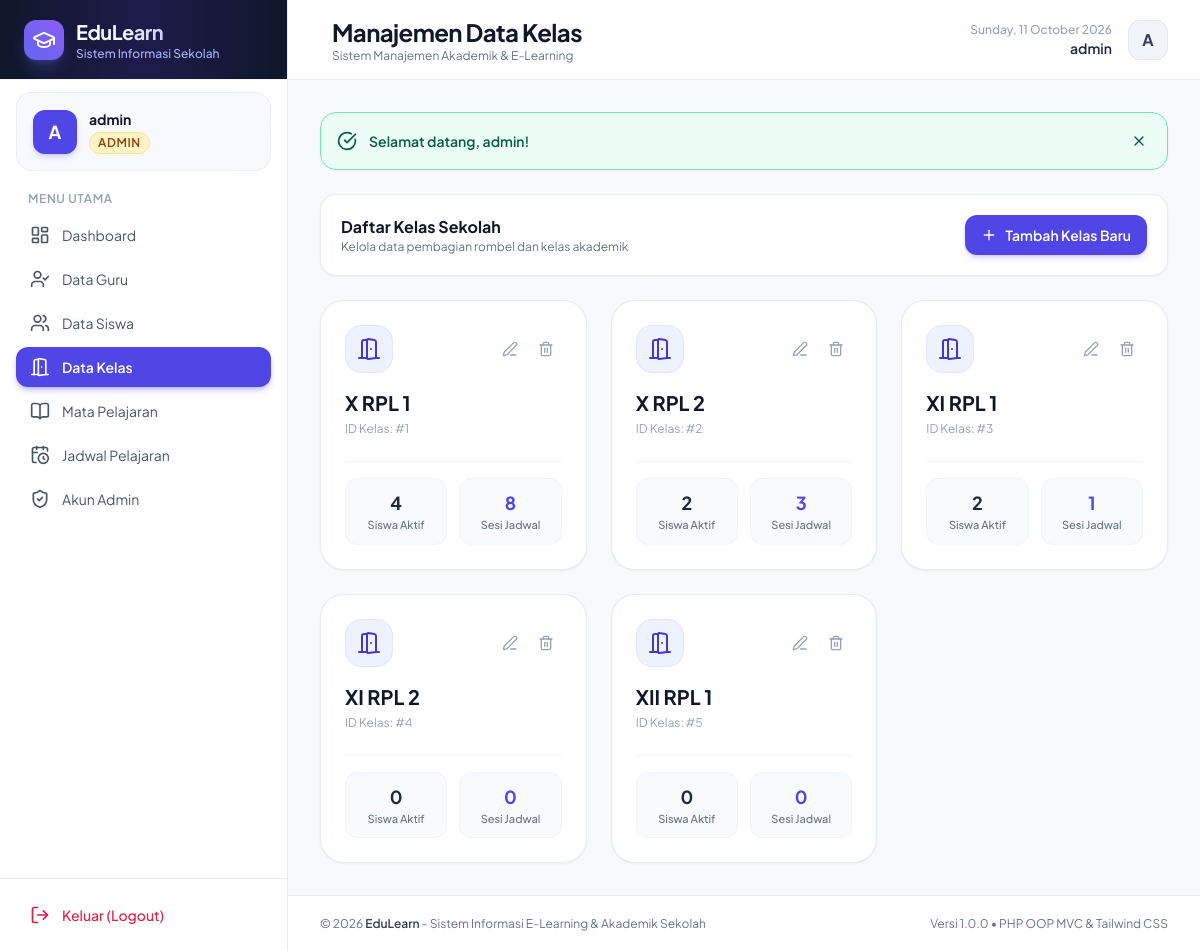
/admin/kelas (signed in), run on the app's committed database.
### tables this page shows
CREATE TABLE `kelas` (
    `id_kelas` INT AUTO_INCREMENT PRIMARY KEY,
    `nama` VARCHAR(50) NOT NULL,
    `created_at` TIMESTAMP DEFAULT CURRENT_TIMESTAMP
);

### app/controllers/AdminController.php (called while the page is built, shortened)
<?php
require_once __DIR__ . '/../core/Controller.php';
class AdminController extends Controller {
    public function kelas() {
        $kelasModel = $this->model('Kelas');
        $kelasList = $kelasModel->getAllWithStats();
        $this->view('admin/kelas', [
            'title' => 'Manajemen Data Kelas',
            'kelasList' => $kelasList
        ]);
    }
}

### app/core/App.php (called while the page is built, shortened)
<?php
class App {
    protected string $method = 'index';
    public function __construct() {
        $url = $this->parseUrl();
        $targetController = ucfirst(strtolower($url[0])) . 'Controller';
        $controllerFile = __DIR__ . '/../controllers/' . $targetController . '.php';
        if (file_exists($controllerFile)) {
            unset($url[0]);
        } else {
            $this->render404("Halaman atau modul '{$url[0]}' tidak ditemukan.");
            return;
        }
        $this->controller = new $this->controllerName();
        if (isset($url[1])) {
            $methodName = $url[1];
            if (method_exists($this->controller, $methodName)) {
                $this->method = $methodName;
                unset($url[1]);
            } else {
                $this->render404("Aksi '{$methodName}' tidak ditemukan pada modul ini.");
                return;
            }
        }
        $this->params = $url ? array_values($url) : [];
        call_user_func_array([$this->controller, $this->method], $this->params);
    }
    protected function parseUrl(): array {
        if (!empty($_GET['url'])) {
            return explode('/', filter_var(rtrim($_GET['url'], '/'), FILTER_SANITIZE_URL));
        }
        return [];
    }
}

### public/index.php (called while the page is built)
<?php
require_once __DIR__ . '/../config/config.php';
require_once __DIR__ . '/../app/core/Controller.php';
require_once __DIR__ . '/../app/core/App.php';
$app = new App();

### config/database.php (called while the page is built)
<?php
class DatabaseConfig {
    public static function getDsn() {
        return "mysql:host=" . DB_HOST . ";port=" . DB_PORT . ";dbname=" . DB_NAME . ";charset=utf8mb4";
    }
    public static function getOptions() {
        return [
            PDO::ATTR_ERRMODE            => PDO::ERRMODE_EXCEPTION,
            PDO::ATTR_DEFAULT_FETCH_MODE => PDO::FETCH_ASSOC,
            PDO::ATTR_EMULATE_PREPARES   => false,
        ];
    }
}

### app/models/Database.php (called while the page is built, shortened)
<?php
require_once __DIR__ . '/../../config/database.php';
class Database {
    private static ?Database $instance = null;
    private ?PDO $pdo = null;
    private $stmt = null;
    private function __construct() {
        try {
            $this->pdo = new PDO(
                DatabaseConfig::getDsn(),
                DB_USER,
                DB_PASS,
                DatabaseConfig::getOptions()
            );
        } catch (PDOException $e) {
            die("Database Connection Error: " . $e->getMessage());
        }
    }
    public static function getInstance(): Database {
        if (self::$instance === null) {
            self::$instance = new self();
        }
        return self::$instance;
    }
    public function query(string $sql, array $params = []): self {
        $this->stmt = $this->pdo->prepare($sql);
        $this->stmt->execute($params);
        return $this;
    }
    public function fetchAll(string $sql, array $params = []): array {
        $this->query($sql, $params);
        return $this->stmt->fetchAll();
    }
}

### app/models/Kelas.php (called while the page is built, shortened)
<?php
require_once __DIR__ . '/Database.php';
class Kelas {
    private Database $db;
    public function __construct() {
        $this->db = Database::getInstance();
    }
    public function getAllWithStats(): array {
        $sql = "SELECT k.id_kelas, k.nama, k.created_at,
                       COUNT(DISTINCT s.id_siswa) AS total_siswa,
                       COUNT(DISTINCT j.jadwal_id) AS total_jadwal
                FROM `kelas` k
                LEFT JOIN `siswa` s ON k.id_kelas = s.id_kelas
                LEFT JOIN `jadwal` j ON k.id_kelas = j.id_kelas
                GROUP BY k.id_kelas, k.nama, k.created_at
                ORDER BY k.nama ASC";
        return $this->db->fetchAll($sql);
    }
}

### config/config.php (called while the page is built, shortened)
<?php
function url($path = '') {
    $path = ltrim($path, '/');
    return BASE_URL . ($path ? '/' . $path : '');
}

### app/views/admin/kelas.php (the view, shortened to what this page needs)
<?php require_once __DIR__ . '/../layouts/header.php'; ?>
<div class="space-y-6">
    <div class="flex flex-col sm:flex-row sm:items-center sm:justify-between gap-4 bg-white p-5 rounded-2xl border border-slate-200/80 shadow-sm">
        <div>
            <h2 class="text-base font-bold text-slate-900">Daftar Kelas Sekolah</h2>
            <p class="text-xs text-slate-500">Kelola data pembagian rombel dan kelas akademik</p>
        </div>
        <button type="button" onclick="openAddKelasModal()" class="inline-flex items-center justify-center px-4 py-2.5 rounded-xl bg-indigo-600 hover:bg-indigo-700 text-white text-sm font-semibold shadow-md shadow-indigo-600/20 transition-all">
            <i data-lucide="plus" class="w-4 h-4 mr-2"></i>
            <span>Tambah Kelas Baru</span>
        </button>
    </div>
    <div class="grid grid-cols-1 sm:grid-cols-2 lg:grid-cols-3 gap-6">
        <?php if (empty($kelasList)): ?>
            <div class="col-span-full py-12 text-center text-slate-400 bg-white rounded-3xl border border-slate-200">
                Belum ada data kelas yang terdaftar.
            </div>
        <?php else: ?>
            <?php foreach ($kelasList as $k): ?>
                <div class="bg-white rounded-3xl border border-slate-200/80 p-6 shadow-sm hover:shadow-md hover:border-indigo-200 transition-all flex flex-col justify-between">
                    <div>
                        <div class="flex items-center justify-between mb-4">
                            <div class="w-12 h-12 rounded-2xl bg-indigo-50 border border-indigo-100 text-indigo-700 flex items-center justify-center">
                                <i data-lucide="door-open" class="w-6 h-6"></i>
                            </div>
                            <div class="flex items-center space-x-1">
                                <button type="button"
                                        onclick="openEditKelasModal(<?= $k['id_kelas'] ?>, '<?= htmlspecialchars(addslashes($k['nama'])) ?>')"
                                        class="p-2 rounded-lg text-slate-400 hover:text-indigo-600 hover:bg-indigo-50 transition-colors">
                                    <i data-lucide="edit-3" class="w-4 h-4"></i>
                                </button>
                                <button type="button"
                                        onclick="triggerDelete('<?= url('admin/kelasDelete/' . $k['id_kelas']) ?>', 'Hapus Kelas', 'Apakah Anda yakin ingin menghapus kelas <?= htmlspecialchars(addslashes($k['nama'])) ?>? Seluruh siswa dan jadwal di kelas ini akan terhapus.')"
                                        class="p-2 rounded-lg text-slate-400 hover:text-rose-600 hover:bg-rose-50 transition-colors">
                                    <i data-lucide="trash-2" class="w-4 h-4"></i>
                                </button>
                            </div>
                        </div>
                        <h3 class="text-xl font-bold text-slate-900 mb-1"><?= htmlspecialchars($k['nama']) ?></h3>
                        <p class="text-xs text-slate-400">ID Kelas: #<?= $k['id_kelas'] ?></p>
                    </div>
                    <div class="mt-6 pt-4 border-t border-slate-100 grid grid-cols-2 gap-3 text-center">
                        <div class="p-2.5 rounded-xl bg-slate-50 border border-slate-100">
                            <p class="text-lg font-bold text-slate-800"><?= $k['total_siswa'] ?? 0 ?></p>
                            <p class="text-[11px] font-medium text-slate-500">Siswa Aktif</p>
                        </div>
                        <div class="p-2.5 rounded-xl bg-slate-50 border border-slate-100">
                            <p class="text-lg font-bold text-indigo-600"><?= $k['total_jadwal'] ?? 0 ?></p>
                            <p class="text-[11px] font-medium text-slate-500">Sesi Jadwal</p>
                        </div>
                    </div>
                </div>
            <?php endforeach; ?>
        <?php endif; ?>
    </div>
</div>
<?php require_once __DIR__ . '/../layouts/footer.php'; ?>

### public/assets/css/custom.css (style rules this page uses)
* { -webkit-font-smoothing: antialiased; -moz-osx-font-smoothing: grayscale; }

### data on the page
kelas: nama "X RPL 1", id_kelas "1", total_siswa "4", total_jadwal "8"
kelas: nama "X RPL 2", id_kelas "2", total_siswa "2", total_jadwal "3"
kelas: nama "XI RPL 1", id_kelas "3", total_siswa "2", total_jadwal "1"
kelas: nama "XI RPL 2", id_kelas "4", total_siswa "0", total_jadwal "0"
kelas: nama "XII RPL 1", id_kelas "5", total_siswa "0", total_jadwal "0"

### other printed values
substr($displayName, 0, 1) "A"
$displayName "admin"
$role "ADMIN"
$title "Manajemen Data Kelas"
$flash['message'] "Selamat datang, admin!"
APP_NAME "EduLearn"
APP_DESC "Sistem Informasi E-Learning & Akademik Sekolah"
APP_VERSION "1.0.0"
